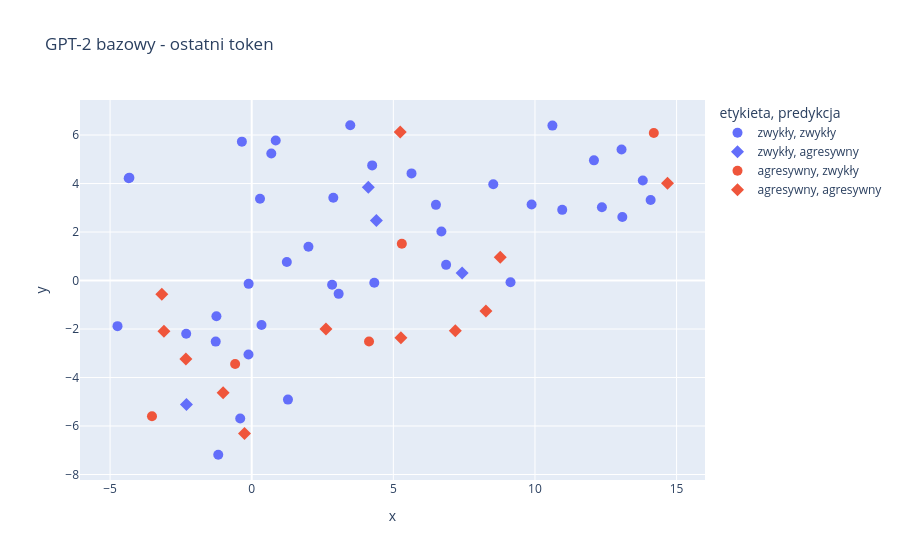

The cell this chart's notebook holds for it:
### Code cell
with seq_model.disable_adapter():
    base_emb = embed(seq_model, tok, test_df.text.tolist(), pool="last", suffix=EOS)
plot_space(base_emb, test_df.label, seq_preds, test_df.text, "GPT-2 bazowy - ostatni token")

### Figure 1 — Plotly figure (JSON) as saved in the notebook; plotly's stock layout.template omitted (floating-point values rounded to 4 significant figures)
{"data": [{"customdata": [["To też jest dobra wiadomość. Racjonalne państwo powinno po prostu korzystać z ty<br>ch okazji, zwłaszcza że Polska potrzebuje dużych inwestycji nie tylko w zbrojeni<br>a, ale także w system energetyczny. Mamy system energetyczny na trytytki. Nie zb<br>udowaliśmy ani jednej elektrowni jądrowej i za chwilę bardzo dużo może nas to po"], ["Drugi obszar projektu to ceny transferowe i informacja TPR. Zmienia się sposób r<br>aportowania. Informacja TPR będzie mogła być podpisywana przez pełnomocnika na p<br>odstawie standardowego pełnomocnictwa UPL-1."], ["Ten projekt daje nadzieję na to, że nauczyciele, ale i dzieci, rodzice przestaną<br> się bać i zastanawiać, czy po następnych wyborach będą w grupie, którą będzie s<br>ię głaskać, czy znowu będzie się na nich pluło jak przez ostatnie lata. Czy znow<br>u szkoła stanie się poligonem politycznym, czy może będą mieli chwilę wytchnieni"], ["Natomiast mam pytanie o Straż Graniczną. W informacji, której udzielił pan minis<br>ter, usłyszeliśmy, że w 2023 r. zostało zatrudnionych 200 nowych strażników gran<br>icznych do ochrony granicy Polski z Białorusią. Tam cały czas sytuacja jest zapa<br>lna. Musimy wzmacniać to terytorium naszego kraju. Zapora robi swoje, ale jest p"], ["Historia uczy realizmu. Bezpieczeństwo opiera się na sile państw i trwałych soju<br>szach, a nie na projektach, które nie mają oparcia w realnej zdolności obronnej.<br> Silna Polska w silnym NATO to nasza racja stanu. Dziękuję bardzo."], ["Prof. Franciszek Marek (dej mu Ponboczku zdrowio, dyć tyn chop — piyrszy z welow<br>anio rektor Łopolskiego Uniwersytetu mo 94 roki): „Jynzyk polski literacki zacz?<br>n sie formować na Śl?nsku. Śl?nsk doł Polsce formy wyższego duchownego życi?. Po<br>lsk? weszła do kultury europejskij bez Śl?nsk."], ["Biuro legislacji czy opinii skutków tej regulacji powiedziało, że jest to oczywi<br>ście korzystne dla przedsiębiorców, ale niekorzystne dla budżetu. Natomiast musi<br>my mieć na uwadze, jakie to będzie generowało długofalowe plusy w postaci tego, <br>że każdy jeden przedsiębiorca, którego teraz uratujemy tym przedłużeniem dobrowo"], ["Pracujemy merytorycznie nad bardzo ważnym elementem systemu wymiaru sprawiedliwo<br>ści. Mianowicie nad nadużywaniem przez sądy tymczasowego aresztowania, nad pozba<br>wianiem osób podejrzanych, osób, które nie są prawomocnie skazane, podstawowych <br>praw: prawa do wolności osobistej, prawa do obrony w procesie, prawa do tego, że"], ["Szanowny Panie Marszałku! Pani Minister! Dotrzymujemy obietnic. Jedną z obietnic<br> było właśnie podwyższenie kwoty wypłacanej przez fundusz alimentacyjny do 1 tys<br>. zł. Ta kwota, która tutaj jest podawana, czyli rekordowe ponad 15 mld zł, i pr<br>awie 300 tys. osób niepłacących tych alimentów naprawdę budzą przerażenie."], ["Jednak to nie zatrzymuje inwestycji Lidla. W tej sytuacji prezydium Parlamentarn<br>ego Zespołu ds. Obrony Gietrzwałdu przygotowało do Lidla sp. z o.o. sp. k. z sie<br>dzibą przy ul. Poznańskiej 48 w Jankowicach pismo, w którym wzywamy Lidla z sied<br>zibą w Jankowicach do przestrzegania zakazu wykonywania prac ziemnych trwale zni"], ["Potrzebujemy nowego programu i nowej strategii w zakresie planowania pomocy i ak<br>tywizacji seniorów. Koalicji 15 października, na którą zagłosowało 11,5 mln ludz<br>i, powierzono tę odpowiedzialność."], ["Dlatego moje pytanie zmierza do tego, czy ministerstwo planuje zmiany w zakresie<br> transparentności informacji o tym, jakie są fundacje rodzinne i kto jest fundat<br>orem, oraz zmiany w zakresie dostępności majątku fundacji rodzinnej dla wierzyci<br>eli fundatorów. Mam też pytanie: Ilu posłów i polityków, którzy tak bardzo dążyl"], ["Przechodząc do tychże kwestii: proszę państwa, wiem, że Komisja Nadzwyczajna w s<br>posób profesjonalny zajmowała się tymi sprawami, kwestią finansowania. Rozumiem <br>też pytania państwa posłów, bo nie wszyscy byli na posiedzeniu komisji, nie wszy<br>scy musieli je oglądać. Były pytania dotyczące spraw przeprocedowanych w komisji"], ["Wprowadzamy kluczową korektę w art. 12 ust. 1b, skreślając wyrazy „włącznie z żą<br>daniem zdjęcia odzieży i obuwia” itd. Ta zmiana ma na celu jednoznaczne odróżnie<br>nie kontroli bezpieczeństwa od kontroli osobistej. Kontrola bezpieczeństwa ma po<br>legać na sprawdzeniu osoby, zawartości odzieży i obuwia oraz przedmiotów za pomo"], ["Dla mnie jako dla posłanki z Krakowa, która widzi też, jak trudna jest realizacj<br>a programu ochrony powietrza w całej Małopolsce, ta zmiana jest kluczowa. Złożę <br>również poprawkę w tym obszarze, która wzmacnia programy ochrony powietrza i rea<br>lizację uchwał antysmogowych, bo tutaj najważniejsza jest konsekwencja i wspiera"], ["Pani posłanka Sibińska pytała o rzemiosło. Na pewno będziemy kontynuowali te kwe<br>stie. Zresztą mamy wsparcie w osobie rzecznika małych i średnich przedsiębiorców<br> i w całym jego urzędzie. Rzemieślnicy są dla nas bardzo ważni. Ta zmiana ustawy<br> i podejścia do rzemieślników była oczekiwana od wielu lat i została wprowadzona"], ["Planowany system ma mieć architekturę podwójnego wykorzystania umożliwiającą świ<br>adczenie usług zarówno na potrzeby wojskowe, jak i na potrzeby wybranych obszaró<br>w administracji państwowej, z zachowaniem pełnej autonomicznej kontroli po stron<br>ie Sił Zbrojnych. Projekt zakłada wykorzystanie satelity umieszczonego na orbici"], ["Nie można unikać prawdy nawet wtedy, gdy może okazać się bolesna. Nie bójmy się <br>prawdy, apeluje o to wielu posłów. Nie zagłuszajmy tej dyskusji emocjami dotyczą<br>cymi innych wydarzeń, bo to nie jest wiarygodna dyskusja, tu nie ma chęci do dys<br>kusji. To tylko udawanie i próba osiągnięcia tego, aby ten projekt został zlekce"], ["Wobec powyższego Klub Parlamentarny Polskie Stronnictwo Ludowe — Trzecia Droga b<br>ędzie głosować za przyjęciem tej uchwały, która jest arcyważna w procesie przywr<br>acania praworządności w Polsce. Dziękuję bardzo."], ["Ale chyba właśnie 5 minut, a nie 3 minuty. To chciałem wyjaśnić. Klub ma 5 minut<br>. W związku z tym prosiłbym liczyć czas od początku."], ["I jedno pytanie, proszę o odpowiedź na piśmie: Co się stanie, jeśli tych 120 mln<br> zarezerwowanych przez ministra nie wystarczy, a w ministerstwie nie będzie oszc<br>zędności? Dziękuję."], ["Niewątpliwie jest to ważna zmiana, która bardzo poprawia transparentność, jasnoś<br>ć i przejrzystość przepisów, a przede wszystkim ułatwia dostęp przedsiębiorcom i<br> weryfikację danych. Pytanie jest takie: Jak często te dane będą aktualizowane i<br> czy będą mogły być w tym systemie wykorzystywane do celów dowodowych?"], ["Dzień dobry. Informuje, że dziś odbędzie się posiedzenie Komisji Śledczej do zba<br>dania legalności, prawidłowości oraz celowości czynności operacyjno-rozpoznawczy<br>ch podejmowanych m.in. z wykorzystaniem oprogramowania Pegasus przez członków Ra<br>dy Ministrów, służby specjalne, Policję, organy kontroli skarbowej oraz celno-sk"], ["Pani Marszałek! Wysoka Izbo! Rzeczywiście trudno uwierzyć w to, że projektowane <br>przepisy są zupełnie bezkosztowe. Dlatego apelowałbym jednak do ministerstwa o c<br>hwilę refleksji, o to, aby sprawdziło, zweryfikowało, jakie są koszty implementa<br>cji nowych rozwiązań. Jak projekt zabezpiecza konstytucyjną zasadę ochrony prawa"], ["Pani Marszałek! Wysoka Izbo! Panie Ministrze! Procedowana ustawa o Krajowej Siec<br>i Kardiologicznej powinna w swoich założeniach pomóc polskim pacjentom kardiolog<br>icznym w skutecznym leczeniu. A czy tak będzie? Czas pokaże, czy wystarczy środk<br>ów finansowych na wdrożenie i skuteczne leczenie. W Polsce zgony, tak jak tutaj "], ["Kolejna sprawa. Tak naprawdę, jeżeli ktoś wcześniej podjął działalność, przed 19<br>88 r., to już był w wieku dorosłym, kiedy kontynuował tę działalność. Tak napraw<br>dę to dotyczyłoby głównie ludzi, którzy podjęli tę działalność gdzieś w okolicac<br>h 1988 r. Tutaj chylę czoła przed też moimi kolegami z Federacji Młodzieży Walcz"], ["Jeśli chodzi o zwolnienia dotyczące wszystkich nagród dla sportowców wypłacanych<br> z budżetu państwa, to jest to kompetencja ministra finansów polskiego rządu. Pr<br>zyjmując je, rzeczywiście złamalibyśmy ogólnie funkcjonującą zasadę, bo dlaczego<br> za wyniki w nauce, sporcie i innych…"], ["Projekt ustawy wprowadza istotne zmiany w zakresie przeciwdziałania wspieraniu a<br>gresji na Ukrainę oraz ochrony bezpieczeństwa narodowego. Jego założenia są zgod<br>ne z interesem państwa, jednak szczególną uwagę należy poświęcić kwestii proporc<br>jonalności i ochrony praw podmiotów gospodarczych. Kluczowe jest, aby wprowadzan"], ["- do Spraw Petycji — godz. 10, - Śledczej do zbadania legalności, prawidłowości <br>oraz celowości czynności operacyjno-rozpoznawczych podejmowanych m.in. z wykorzy<br>staniem oprogramowania Pegasus przez członków Rady Ministrów, służby specjalne, <br>Policję, organy kontroli skarbowej oraz celno-skarbowej, organy powołane do ścig"], ["Jeżeli chodzi o działalność telefonu zaufania, to odnotowano 43 tys. zgłoszeń te<br>lefonicznych. Jest to właśnie sposób, w jaki był prowadzony ten telefon. Przepro<br>wadzono ok. 18 tys. rozmów na czacie."], ["Panie Marszałku! Wysoka Izbo! Projekt, który wyszedł z Sejmu, był już daleko idą<br>cym kompromisem. To było takie minimum praw, praw dla osób żyjących w nieformaln<br>ych związkach. Mimo to prezydent zawetował ustawę. Mówimy tu o blisko 2 mln Pole<br>k i Polaków i o ich podstawowych prawach. Jesteśmy im winni te realne rozwiązani"], ["Temu tzw. lekkiemu podejściu, czyli podejściu w przypadku rady, która będzie mia<br>ła funkcję opiniodawczą, musi towarzyszyć, szanowni państwo, sytuacja, w której <br>ta rada będzie miała pełen dostęp do wszelkich źródeł informacji, analiz, które <br>są produkowane, kolokwialnie rzecz ujmując, przez wszystkie instytucje publiczne"], ["Szanowny Panie Marszałku! Wysoka Izbo! Dziś poświęcę chwilę, by podkreślić wyjąt<br>kowe walory lokalnych jarmarków świątecznych, więc wypowiem się w innym tonie ni<br>ż państwo. To cudowna tradycja, która łączy mieszkańców w świątecznej atmosferze<br>, promując jednocześnie nasze lokalne wyroby, rękodzieło i produkty spożywcze. J"], ["Panie Marszałku! W imieniu mojego klubu parlamentarnego informuję, że z uwagi na<br> propozycje odnośnie do pelletu i planów poprzemy proponowaną ustawę. Liczymy na<br> to, że to dopiero początek zmian na rzecz zielonych miast i miasteczek, mniejsz<br>ych miejscowości, tych do 20 tys. mieszańców, oraz wsi w Polsce i że będzie to z"], ["Nowym rozwiązaniem jest także zobligowanie ministra sprawiedliwości do określeni<br>a, w drodze rozporządzenia, sposobu i trybu przekazywania tych informacji. W cel<br>u zapewnienia skutecznego stosowania przepisów ustawy nadano wojewodom szczególn<br>e uprawnienia kontrolne w zakresie weryfikacji realizacji obowiązków wynikającyc"], ["Szanowny Panie Marszałku! Panie Ministrze! Wysoka Izbo! Szanowni Państwo! W imie<br>niu Klubu Parlamentarnego Polskie Stronnictwo Ludowe — Trzecia Droga przedstawia<br>m stanowisko odnośnie do poselskiego projektu ustawy o zmianie ustawy — Kodeks k<br>arny z druku nr 2210."], ["Zmienia się sposób poboru. Inkaso zastępują płatnicy, którymi z mocy ustawy będą<br> podmioty świadczące usługi zakwaterowania. Płatnikowi przysługuje 10% pobranej <br>opłaty. Stawka opłaty miejscowej nie będzie mogła przekroczyć 5 zł, a opłata uzd<br>rowiskowa 6,86 zł. To dobre rozwiązanie, które pozwoli wielu gminom, w szczególn"], ["Proszę zatem o odpowiedź: Czy działania te realizowane są według tego samego wzo<br>rca w całym kraju? Czy zapasy w formie namiotów, sprzętu, śpiworów, urządzeń grz<br>ewczych są uzupełniane na bieżąco, czy możemy mówić także o wzroście takich zapa<br>sów? Jak wyglądają kanały dystrybucji informacji dotyczących zagrożeń? Jak docie"], ["Mam pytanie do pana posła. Może na dalszym etapie procesu legislacyjnego warto b<br>yłoby rozważyć ujednolicenie kar z art. 199 ust. 4 i art. 200 ust. 1, który równ<br>ież przewiduje karę za obcowanie seksualne z małoletnim, ale ten próg jest znacz<br>nie niższy, czyli nie od 3 do 20 lat, ale od 2 do 15 lat? Proszę o rozważenie ta"]], "hovertemplate": "etykieta=zwykły<br>predykcja=zwykły<br>tekst=%{customdata[0]}<extra></extra>", "legendgroup": "zwykły, zwykły", "marker": {"color": "#636efa", "size": 10, "symbol": "circle"}, "mode": "markers", "name": "zwykły, zwykły", "orientation": "v", "showlegend": true, "type": "scatter", "x": [-0.4058, 13.08, 9.137, 1.279, 13.81, -4.738, 3.069, 4.328, 4.253, -1.181, 14.08, 1.24, -2.313, 0.2933, 6.697, 8.528, -0.347, 6.863, 10.62, 13.06, 12.08, 9.881, -4.318, 0.3468, 2.881, -1.271, 10.96, 0.8473, -4.342, 12.36, -0.1133, 2.839, 5.642, 6.504, 0.6921, 3.48, -1.246, -0.1088, 2.003], "xaxis": "x", "y": [-5.691, 2.619, -0.07144, -4.91, 4.129, -1.882, -0.5501, -0.09014, 4.748, -7.185, 3.324, 0.7624, -2.198, 3.373, 2.023, 3.974, 5.727, 0.6462, 6.39, 5.401, 4.957, 3.136, 4.238, -1.833, 3.411, -2.519, 2.914, 5.774, 4.218, 3.022, -3.047, -0.1765, 4.419, 3.121, 5.238, 6.404, -1.47, -0.1365, 1.392], "yaxis": "y"}, {"customdata": [["Szacunek dla późniejszych zasług Tadeusza Mazowieckiego nie wymaga milczenia o j<br>ego błędach. Jeżeli mamy pamiętać, pamiętajmy uczciwie. Nie potrzebujemy kolejne<br>go pomnika zbudowanego z przemilczeń, a niestety wszystko wskazuje na to, że to <br>właśnie państwo robicie, przyjmując tę uchwałę. Potrzebujemy prawdy o polskiej h"], ["Pani Marszałek! Wysoka Izbo! Panie Ministrze! Sposób, w jaki ogłosiliście zawies<br>zenie programu, był naprawdę skandaliczny. To podważa zaufanie obywatelek i obyw<br>ateli do państwa polskiego. Rozumiem potrzebę przebudowy programu. Zresztą choci<br>ażby Polski Alarm Smogowy podobno od marca państwa informował, zgłaszał, że są z"], ["Pani Marszałkini! Wysoki Sejmie! Wojna o umysły, wojna psychologiczna wywołana p<br>rzez Rosję jest faktem. Tysiące fałszywych informacji, kłamstw, manipulacji. Cel<br>? Podzielić, wprowadzić chaos, podważyć zaufanie do nauki, podważyć wiarygodność<br> instytucji państwa, zasiać wątpliwości, skłócić Polaków i Unię Europejską, Pola"], ["Panie Marszałku! Wysoka Izbo! W ten poniedziałek Jolanta Żołnierczyk, odważna ka<br>sjerka z Żywca, wygrała w sądzie z wielką międzynarodową korporacją, z Kauflande<br>m. Kaufland bezprawnie zwolnił Jolantę Żołnierczyk za to, że jako działaczka zwi<br>ązkowa i społeczna inspektor pracy rzetelnie wypełniała swoje obowiązki. Kauflan"]], "hovertemplate": "etykieta=zwykły<br>predykcja=agresywny<br>tekst=%{customdata[0]}<extra></extra>", "legendgroup": "zwykły, agresywny", "marker": {"color": "#636efa", "size": 10, "symbol": "diamond"}, "mode": "markers", "name": "zwykły, agresywny", "orientation": "v", "showlegend": true, "type": "scatter", "x": [7.428, 4.117, 4.4, -2.304], "xaxis": "x", "y": [0.3084, 3.843, 2.477, -5.116], "yaxis": "y"}, {"customdata": [["PiS chciał wygaszać Rządowe Centrum Bezpieczeństwa. W projekcie, który był schow<br>any gdzieś tam głęboko w szufladzie w MSWiA, było wygaszenie i zlikwidowanie Rzą<br>dowego Centrum Bezpieczeństwa. A Rządowe Centrum Bezpieczeństwa i służby podległ<br>e odpowiedzialne za ochronę ludności, Państwowa Straż Pożarna i ochotnicze straż"], ["Czasami warto mówić troszkę wolniej. Panie pośle, czasami „wolniej” znaczy „lepi<br>ej” w sensie możliwości zrozumienia tematu i tego, co pan mówi. Zapraszam pana p<br>osła Pawła Bliźniuka, Koalicja Obywatelska."], ["Panie Marszałku! Wysoka Izbo! Chciałabym poinformować Wysoką Izbę, że nie jest p<br>rzestrzegana ustawa o Funduszu rozwoju przewozów autobusowych. W tej ustawie w a<br>rt. 11d w pkt 5 jasno zapisaliśmy kilka lat temu, także państwo z koalicji rządz<br>ącej głosowali za tym rozwiązaniem, że umowa zawierana z tego funduszu jest na c"], ["Dziękuję, panie marszałku. Po 15 października nastroje Polaków znacznie pogorszy<br>ły się. Widzimy to chociażby na opublikowanych kilka godzin temu danych GUS-u. S<br>przedaż detaliczna w listopadzie spadła zarówno rok do roku, jak i miesiąc do mi<br>esiąca. To pokazuje, że Polacy negatywnie oceniają koalicję chaosu, koalicję ana"], ["Szanowny Panie Marszałku! Wysoki Sejmie! 8 miesięcy temu premier Donald Tusk pod<br>pisał z Ukrainą porozumienie o współpracy w dziedzinie bezpieczeństwa. Jednym z <br>najważniejszych fundamentów tego porozumienia miała być współpraca przemysłów ob<br>ronnych — wspólne projekty badawczo-rozwojowe, transfer technologii, produkcja n"]], "hovertemplate": "etykieta=agresywny<br>predykcja=zwykły<br>tekst=%{customdata[0]}<extra></extra>", "legendgroup": "agresywny, zwykły", "marker": {"color": "#EF553B", "size": 10, "symbol": "circle"}, "mode": "markers", "name": "agresywny, zwykły", "orientation": "v", "showlegend": true, "type": "scatter", "x": [4.142, 14.2, -0.5847, 5.3, -3.52], "xaxis": "x", "y": [-2.511, 6.086, -3.444, 1.517, -5.6], "yaxis": "y"}, {"customdata": [["A co robi Donad Tusk? Oczywiście musi się meldować w Budapeszcie, musi się witać<br> z Viktorem Orbánem, który w porównaniu z obecną władzą wydaje się naprawdę męże<br>m stanu. Właśnie Viktor Orbán — zaraz po 1 lipca, jak Węgry objęły prezydencję w<br> Unii Europejskiej — powędrował i do Kijowa, i do Moskwy, i do Waszyngtonu, i do"], ["…chciałbym zwrócić uwagę — bo tutaj przed chwilą były wnioski formalne na temat <br>lobbingu, wpływów niemieckich na polski rząd — i chciałbym przypomnieć, że ta pr<br>aktyka jest znana od lat. Wiele lat temu mieliśmy prężnie działające cukrownie, <br>które produkowały cukier, i Unia Europejska nagle magicznie wprowadziła limity p"], ["Nie dziwię się, że pan się denerwuje. Ma pan powody, żeby się denerwować. Ale te<br>raz, szanowni państwo, apeluję do tych, którzy siedzą trochę z tyłu, w dalszych <br>rzędach PiS-u, żebyście tak na chwilę wyłączyli ten partyjny przekaz i odpowiedz<br>ieli sobie na jedno proste pytanie."], ["PiS rękami sędziów Trybunału Konstytucyjnego zerwał kompromis aborcyjny, wyprowa<br>dził tysiące kobiet na ulicę, przyczynił się do piekła kobiet, do śmierci niektó<br>rych z nich. Nigdy więcej. Dzisiejszy projekt zagwarantuje, by się to już nigdy <br>nie powtórzyło, bo sędziów wybierzemy większością kwalifikowaną 2/3 głosów. Dlat"], ["Strach przed modernizacją i nowoczesnością jest typowy dla PiS-u, bo to jest par<br>tia o charakterze anachronicznym. To jest partia mentalnie zakotwiczona w XIX w.<br> To jest partia zakotwiczona w początku XX w. Ta partia nie rozumie XXI w. Nie r<br>ozumie potrzeb obywateli, którzy żyją w sposób bardziej nowoczesny."], ["…. Wtedy gdy będziecie kłamać, gdy będziecie podważać bezpieczeństwo państwa. Ta<br>k, mój język będzie ostry wobec was, bo to, co robicie, jest nieodpowiedzialne. <br>To, co robicie, zagraża polskiemu bezpieczeństwu. Wasza działalność przez 8 lat <br>w Ministerstwie Spraw Wewnętrznych i Administracji to było jedno wielkie zagroże"], ["Kwestia zielonego ładu. Ja tylko przypomnę: zielony ład poparli europosłowie Pla<br>tformy Obywatelskiej i PSL-u. Mało tego, ich szefowa, szefowa Europejskiej Parti<br>i Ludowej, powiedziała, że oni są partią zielonego ładu."], ["To jest schemat wygaszania dużych inwestycji przemysłowych przez rząd Donalda Tu<br>ska pod hasłem „megalomanii” i konieczności zmian w uzgodnionych i gotowych proj<br>ektach. Tyle że w tym przypadku mówimy o zakładzie, który mógł realnie konkurowa<br>ć z Niemcami. Skala ponad 400 tys. t polipropylenu rocznie to wartość, która zmi"], ["Był ten wątek skumulowanej inflacji. Poruszał go pan poseł Grzyb, pan minister t<br>akże. Proszę państwa, skumulowana inflacja — panie ministrze, nie 50, tylko 43, <br>jeżeli już — rzeczywiście jest wysoka. Ale mam nadzieję, że znacie raporty. Skor<br>o nie wierzycie raportom Narodowego Banku Polskiego, to wierzcie chociaż raporto"], ["Panie Marszałku! Apeluję do pana. Dziś po raz kolejny złamał pan zasady. Zawsze <br>było tak, że jeżeli klub poprosił o 15 minut dla klubu, to nawet jak lewica rząd<br>ziła, zawsze było to bez głosowania udzielane. A dzisiaj marszałek Hołownia po r<br>az kolejny złamał zasady, łamie konstytucję."], ["1. Jak można ustanowić rok 2027 Rokiem Nauki, gdy jednocześnie wprowadzacie w sz<br>kołach dietę planetarną? Przez tę ideologiczną decyzję dzieci chodzą głodne, bo <br>obiad im nie wystarcza. To nie jest hołd dla nauki, to nadużywanie jej autorytet<br>u do przepchnięcia decyzji, której skutków dla najmłodszych nikt rzetelnie nie z"], ["Omawiane sprawozdanie Rady Języka Polskiego z wielu względów jest ciekawe. Nasuw<br>a się tutaj mimochodem taka konstatacja, że zarówno ówczesna partia sprawująca w<br>ładzę, czyli Prawo i Sprawiedliwość, jak i cała największa opozycja totalna nicz<br>ym specjalnie się od siebie nie różniły. Śmiem twierdzić, że takie partie jak PO"]], "hovertemplate": "etykieta=agresywny<br>predykcja=agresywny<br>tekst=%{customdata[0]}<extra></extra>", "legendgroup": "agresywny, agresywny", "marker": {"color": "#EF553B", "size": 10, "symbol": "diamond"}, "mode": "markers", "name": "agresywny, agresywny", "orientation": "v", "showlegend": true, "type": "scatter", "x": [-3.174, -2.324, 8.775, 5.267, 8.268, -1.01, 14.68, -0.2549, -3.099, 5.243, 7.188, 2.621], "xaxis": "x", "y": [-0.5636, -3.237, 0.961, -2.357, -1.254, -4.627, 4.011, -6.305, -2.091, 6.122, -2.073, -1.995], "yaxis": "y"}], "layout": {"legend": {"title": {"text": "etykieta, predykcja"}, "tracegroupgap": 0}, "title": {"text": "GPT-2 bazowy - ostatni token"}, "xaxis": {"anchor": "y", "domain": [0.0, 1.0], "title": {"text": "x"}}, "yaxis": {"anchor": "x", "domain": [0.0, 1.0], "title": {"text": "y"}}}}
